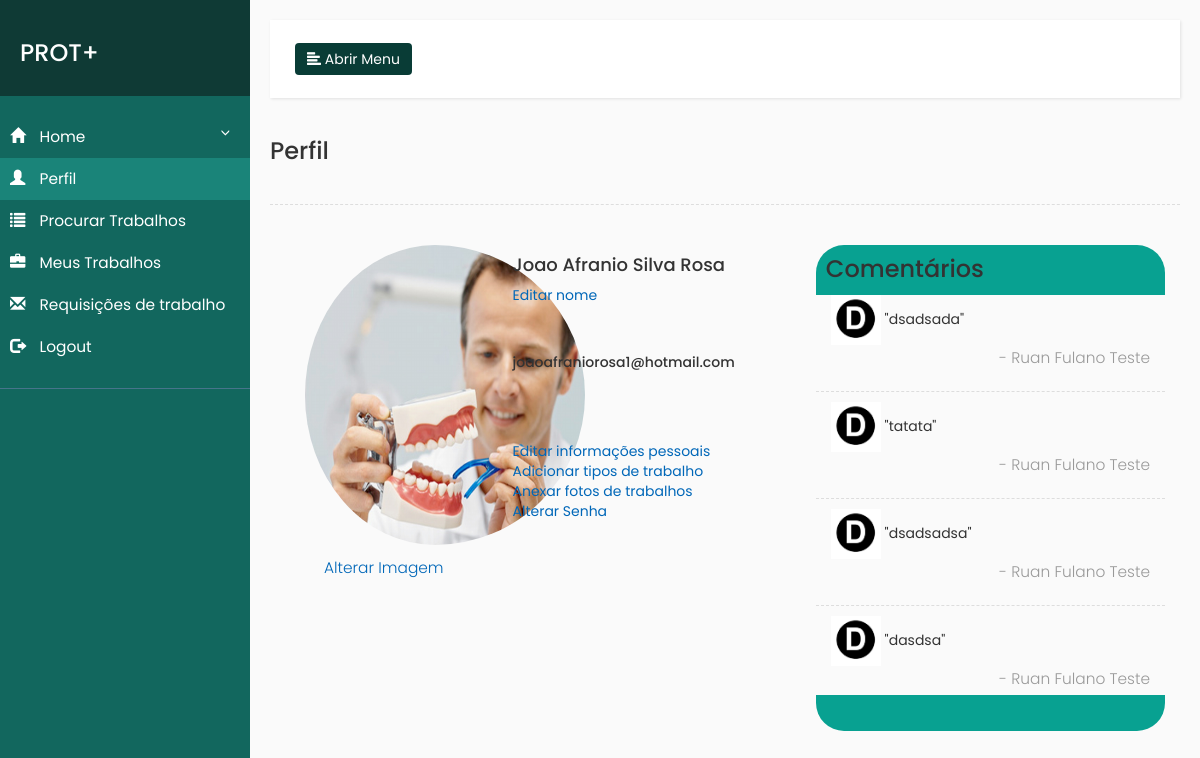
Screenshot of /perfilProtetico.php (signed in) with the database file from the repository.
### tables this page shows
CREATE TABLE `comentario` (
  `dentista` varchar(500) NOT NULL,
  `protetico` varchar(500) NOT NULL,
  `comentario` varchar(500) NOT NULL,
  `nomeDentista` varchar(500) NOT NULL
);

### perfilProtetico.php (the view, shortened to what this page needs)
<!DOCTYPE html>
<html>
    <head>
        <?php
        include("conecta.php");
        $logado = $_SESSION['login'];
        $consulta1 = "SELECT * FROM login WHERE login = '$logado'";
        $con1 = $conexao ->query($consulta1) or die ($con1->error);
        $dado1 = $con1->fetch_array();
        $consulta = "SELECT comentario, dentista, nomeDentista FROM comentario WHERE protetico = '$logado'";
        $con = $conexao ->query($consulta) or die ($con->error);
        ?>
        <link rel="stylesheet" href="https://maxcdn.bootstrapcdn.com/bootstrap/3.3.7/css/bootstrap.min.css">
        <link rel="stylesheet" href="css/sidebar.css">
    </head>
    <body>
        <div class="wrapper">
            <nav id="sidebar">
                <div class="sidebar-header">
                    <h3>PROT+</h3>
                </div>
                <ul class="list-unstyled components">
                    <li>
                        <a href="#homeSubmenu" data-toggle="collapse" aria-expanded="false">
                            <i class="glyphicon glyphicon-home"></i>
                            Home
                        </a>
                    </li>
                    <li class="active">
                        <a href="perfilProtetico.php">
                            <i class="glyphicon glyphicon-user"></i>
                            Perfil
                        </a>
                    </li>
                    <li>
                        <a href="trabalhosProtetico.php?estado=">
                            <i class="glyphicon glyphicon-list"></i>
                            Procurar Trabalhos
                        </a>
                    </li>
                    <li>
                        <a href="visualizarTrabalho.php">
                            <i class="glyphicon glyphicon-briefcase"></i>
                            Meus Trabalhos
                        </a>
                    </li>
                    <li>
                        <a href="logout.php">
                            <i class="glyphicon glyphicon-envelope"></i>
                            Requisições de trabalho
                        </a>
                    </li>
                    <li>
                        <a href="logout.php">
                            <i class="glyphicon glyphicon-log-out"></i>
                            Logout
                        </a>
                    </li>
                </ul>
            </nav>
            <div id="content" style="width: 100%;">
                <nav class="navbar navbar-default">
                    <div class="container-fluid">
                        <div class="navbar-header">
                            <button type="button" id="sidebarCollapse" class="btn btn-info navbar-btn">
                                <i class="glyphicon glyphicon-align-left"></i>
                                <span>Abrir Menu</span>
                            </button>
                        </div>
                        <div class="collapse navbar-collapse" id="bs-example-navbar-collapse-1">
                        </div>
                    </div>
                </nav>
                <h3>Perfil</h3>
                <div class="line"></div>
                    <div class="container-fluid">
                        <div  class="row">
                                <div class="col-md-3">
                                    <img src="imgs/perfilProtetico.jpg" style="padding-left: 20px;width: 300px;height: 300px;border-radius: 50%;">
                                    <p style="text-align: center;padding-top: 10px;"><a style="color: #0067B8;" href="">Alterar Imagem</a></p>
                                </div>
                                <div class="col-md-4">
                                    <h4><?php echo $dado1["nome"]?></h4>
                                    <a style="color: #0067B8;" href="">Editar nome</a>
                                    <br><br><br>
                                    <h5><?php echo $dado1["email"]?></h5>
                                    <br><br><br>
                                    <a style="color: #0067B8;cursor: pointer;" data-toggle="modal" data-target="#modalInfoPessoal">Editar informações pessoais</a><br>
                                    <a style="color: #0067B8;" href="">Adicionar tipos de trabalho</a><br>
                                    <a style="color: #0067B8;" href="">Anexar fotos de trabalhos</a><br>
                                    <a style="color: #0067B8;cursor: pointer;" data-toggle="modal" data-target="#modalAlterarSenha">Alterar Senha</a><br>
                                </div>
                                <div class="col-md-5">
                                <div style="background: #08a191;border-top-left-radius: 2em;border-top-right-radius: 2em;padding-bottom: 2px;padding-top: 1px;">
                                <h3 style="margin-top: 10px;margin-left: 10px;">Comentários</h3>
                                </div>
                                <div style="overflow: auto;width: 100%;height: 400px;">
                                <?php while($dado = $con->fetch_array()){?>
                                <div class="container-fluid">
                                <img style="width: 50px;height: auto;" src="imgs/d.png">
                                <?php
                                $dentista = $dado["dentista"];
                                $consulta3 = "SELECT nome FROM login WHERE login = '$dentista'";
                                $con3 = $conexao ->query($consulta3) or die ($con3->error);
                                $dado3 = $con3->fetch_array();
                                ?>
                                "<?php echo $dado["comentario"];?>"<br>      <p style="text-align: right">- <?php echo $dado3["nome"]; ?></p>
                                </div>
                                <div style="margin: 10px 0;" class="line"></div>
                                <?php } ?>
                                </div>
                                <div style="background: #08a191;border-bottom-left-radius: 2em;border-bottom-right-radius: 2em;padding-bottom: 35px;padding-top: 1px;">
                                </div>
                                </div>
                        </div>
                    </div>
                </div>
        </div>
    </body>
</html>

### css/sidebar.css (style rules this page uses)
body { font-family: 'Poppins', sans-serif; background: #fafafa; }
.btn-info { background: #093c36; }
p { font-family: 'Poppins', sans-serif; font-size: 1.1em; font-weight: 300; line-height: 1.7em; color: #999; }
a, a:hover, a:focus { color: inherit; text-decoration: none; transition: all 0.3s; }
.navbar { padding: 15px 10px; background: #fff; border: none; border-radius: 0; margin-bottom: 40px; box-shadow: 1px 1px 3px rgba(0, 0, 0, 0.1); }
.navbar-btn { box-shadow: none; outline: none !important; border: none; }
.line { width: 100%; height: 1px; border-bottom: 1px dashed #ddd; margin: 40px 0; }
i, span { display: inline-block; }
.wrapper { display: flex; align-items: stretch; }
#sidebar { min-width: 250px; max-width: 250px; background: #12675e; color: #fff; transition: all 0.3s; }
#sidebar ul li a { text-align: left; }
#sidebar .sidebar-header { padding: 20px; background: #0f3a35; }
#sidebar ul.components { padding: 20px 0; border-bottom: 1px solid #47748b; }
#sidebar ul li a { padding: 10px; font-size: 1.1em; display: block; }
#sidebar ul li a i { margin-right: 10px; }
#sidebar ul li.active > a, a[aria-expanded="true"] { color: #fff; background:#1a8479; }
a[data-toggle="collapse"] { position: relative; }
a[aria-expanded="false"]::before, a[aria-expanded="true"]::before { content: '\e259'; display: block; position: absolute; right: 20px; font-family: 'Glyphicons Halflings'; font-size: 0.6em; }
#content { padding: 20px; min-height: 100vh; transition: all 0.3s; max-width: 100%; }

### rows the page displays
comentario: comentario "dsadsada", login.nome "Ruan Fulano Teste"
comentario: comentario "tatata", login.nome "Ruan Fulano Teste"
comentario: comentario "dsadsadsa", login.nome "Ruan Fulano Teste"
comentario: comentario "dasdsa", login.nome "Ruan Fulano Teste"

### other values shown
$dado1["nome"] "Joao Afranio Silva Rosa"
$dado1["email"] "joaoafraniorosa1@hotmail.com"
